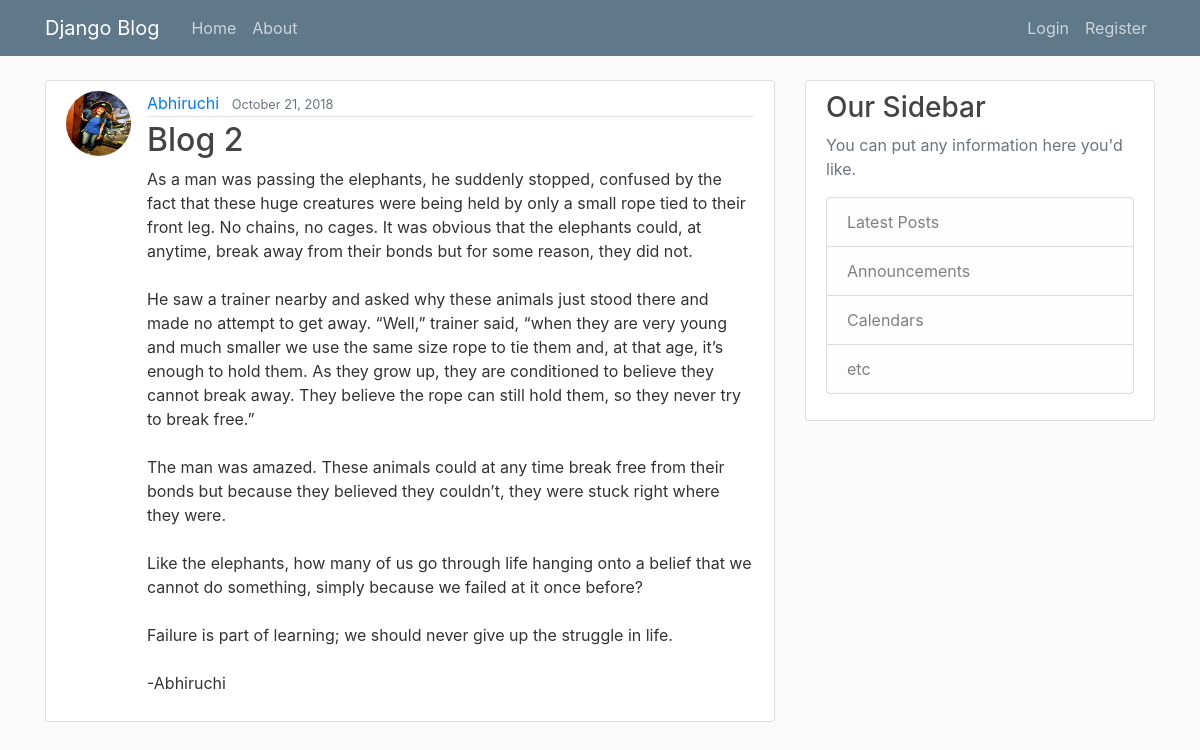
The app's page /post/2/ with its own data.
### blogapp/models.py (models this page shows, shortened)
class Post(models.Model):
    title = models.CharField(max_length=100)
    content = models.TextField()
    date_posted = models.DateTimeField(default=timezone.now)
    author = models.ForeignKey(User, on_delete=models.CASCADE)

### users/models.py (models this page shows, shortened)
class Profile(models.Model):
    user = models.OneToOneField(User, on_delete=models.CASCADE)
    image = models.ImageField(default='default.jpg', upload_to='profile_pics')

### blogapp/views.py (the view)
# urls.py: path('post/<int:pk>/', PostDetailView.as_view(), name='post-detail'),
class PostDetailView(DetailView):
    model = Post

### blogapp/templates/blogapp/post_detail.html (shortened to what this page needs)
{% extends "blogapp/base.html" %}
{% block body_block %}
      <article class="media content-section">
      <img class="rounded-circle article-img" src="{{ object.author.profile.image.url }}">
      <div class="media-body">
      <div class="article-metadata">
        <a class="mr-2" href="{% url 'user-posts' object.author.username%}">{{ object.author }}</a>
        <small class="text-muted">{{ object.date_posted|date:"F d, Y" }}</small>
      </div>
      <h2 class="article-title">{{ object.title }}</h2>
      <p class="article-content">{{ object.content }}</p>
      </div>
    </article>
{% endblock body_block %}

### blogapp/static/blogapp/main.css (style rules this page uses)
body { background: #fafafa; color: #333333; margin-top: 5rem; }
h1, h2, h3, h4, h5, h6 { color: #444444; }
.content-section { background: #ffffff; padding: 10px 20px; border: 1px solid #dddddd; border-radius: 3px; margin-bottom: 20px; }
.article-title { color: #444444; }
.article-content { white-space: pre-line; }
.article-img { height: 65px; width: 65px; margin-right: 16px; }
.article-metadata { padding-bottom: 1px; margin-bottom: 4px; border-bottom: 1px solid #e3e3e3 }

### records on screen
Post: author.profile.image (picture), author "Abhiruchi", date_posted "October 21, 2018", title "Blog 2", content "As a man was passing the elephants, he suddenly stopped, confused by the fact that these huge creatures were being held by only a small rope tied to their front leg. No chains, no cages. It was obvious that the elephants could, at anytime, break away from their bonds but for some reason, they did not. He saw a trainer nearby and asked why these animals just stood there and made no attempt to get away. “Well,” trainer said, “when they are very young and much smaller we use the same size rope to tie them and, at that age, it’s enough to hold them. As they grow up, they are conditioned to believe they cannot break away. They believe the rope can still hold them, so they never try to break…"
